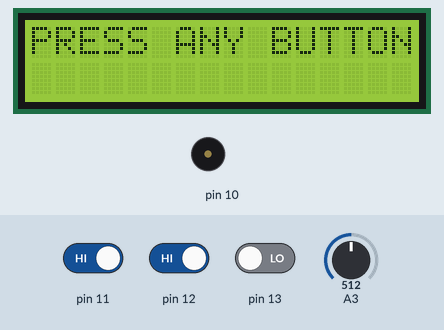
A sketch run on a simulated Arduino Uno, built with avr-gcc and run on an emulated ATmega328P. Parts: 16×2 character LCD, buzzer (waves = sounding). The test bench sets the inputs (shaded band); at power-on: pin 11 HIGH, A3 = 512, pin 12 HIGH, pin 13 LOW. Random numbers use the default seed unless the sketch sets one.

Above: at 2.2 s.
2.3 s: pin 11 driven LOW
At 3.6 s:
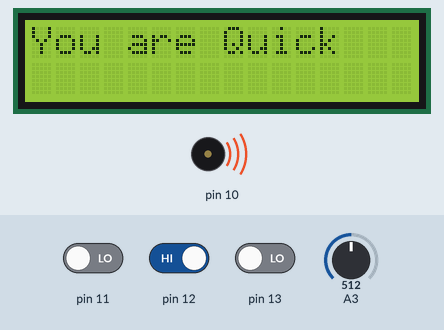
5.3 s: A3 set to 306
At 7.2 s:
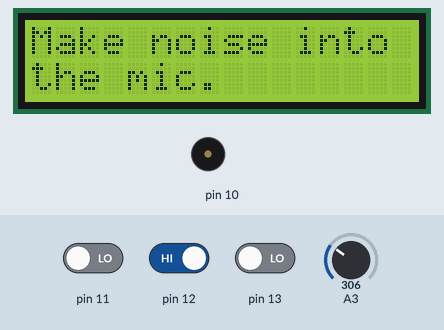
7.9 s: A3 set to 511
At 10.8 s:
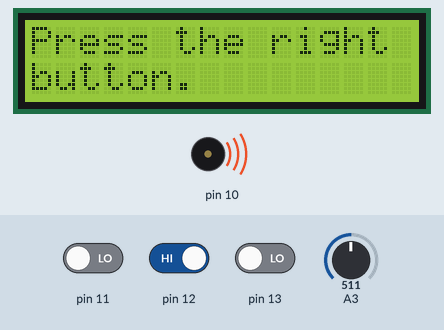
10.9 s: pin 12 driven LOW
At 12.3 s:
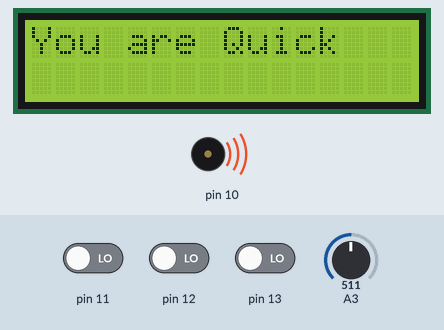
13.9 s: pin 12 driven HIGH
At 16.2 s:
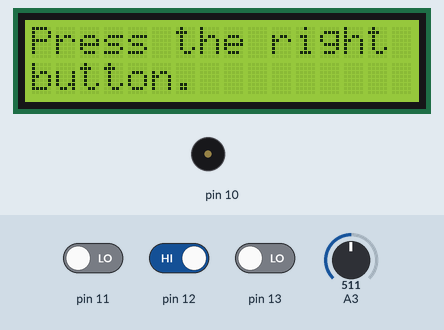
16.6 s: pin 11 driven HIGH
Timing chart, 0 to 20.6 s (numbered marks = the images above; inputs shaded):
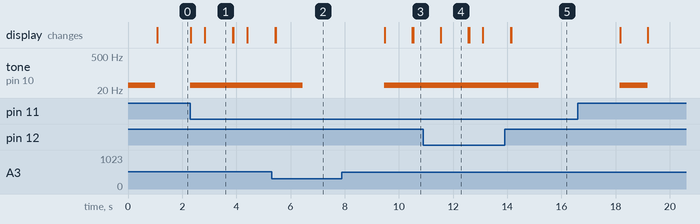

The sketch:

sketch.ino
```cpp
#include <Wire.h>
#include <LiquidCrystal_I2C.h>
#include <DHT.h>

int currentState;

int secondCurrentState;

int noteDuration = 0.5;

int NOTEC4 = 31;

int micValue;

int action;

int maxActions = 4;

LiquidCrystal_I2C lcd(0x27, 16, 2);

unsigned long lastMillis = 0;
unsigned long buzzMillis = 0;

bool buzzing = false;

bool gameStarted = false;
bool completed = false;
bool generatedAction = false;
bool failed = false;

float time_limit = 4000;
float buzz_limit = 1000;

float tempInitial;

DHT dht(2, DHT11);

void setup() {
  Serial.begin(9600);

  pinMode(8, OUTPUT);
  pinMode(11, INPUT);
  pinMode(10, OUTPUT);

  tone(10, NOTEC4, noteDuration);
  delay(1000);
  noTone(10);

  lcd.init();
  lcd.backlight();
  lcd.setCursor(0, 0);
  lcd.print("PRESS ANY BUTTON TO BEGIN.");

  digitalWrite(8, HIGH);

  dht.begin();
}

void loop(){
  unsigned long currentMillis = millis();

  currentState = digitalRead(11);
  secondCurrentState = digitalRead(12);

  micValue = digitalRead(13);

  if (gameStarted) {
    if (currentMillis - lastMillis >= time_limit) {
      lastMillis = currentMillis;
      failed = true;
    }
  }
  else {
    lastMillis = currentMillis;
  }

  if (buzzing) {
    if (currentMillis - buzzMillis >= buzz_limit) {
      buzzMillis = currentMillis;
      buzzing = false;
      noTone(10);
    }
  }
  else {
    buzzMillis = currentMillis;
  }

  if (!gameStarted) {
    if (currentState == LOW || secondCurrentState == LOW) {
      gameStarted = true;
    }
  }
  else {
    if (!generatedAction) {
        tone(10, NOTEC4, noteDuration);
        buzzing = true;

      digitalWrite(8, LOW);

      generatedAction = true;
      lcd.clear();

  randomSeed(analogRead(A3));

  action = random(0, maxActions);
  String directions = "";

  switch (action){
    case 0:
      directions = "Press the left button.";
      break;
    case 1:
      directions = "Press the right button.";
      break;
    case 2:
      directions = "Make noise into the mic.";
      break;
    case 3:
      directions = "Cover temp sensor.";
      tempInitial = dht.readTemperature();
      if (isnan(tempInitial)) {
        tempInitial = 12.5;
      }
      break;
  }

  if (directions.length() <= 16) {
    lcd.print(directions);
  }
  else {
    lcd.print(directions.substring(0, 16));
    lcd.setCursor(0, 1);
    lcd.print(directions.substring(16));
  }
    }
    else if (generatedAction && !failed) {
      delay(500);
      switch (action){
      case 0:
        if (currentState == LOW) {
      completed = true;
      }
        break;
      case 1:
        if (secondCurrentState == LOW) {
      completed = true;
      }
        break;
      case 2:
        if (micValue == 1) {
      completed = true;
      }
        break;
      case 3:
        if (tempInitial != dht.readTemperature() && !isnan(dht.readTemperature())) {
      completed = true;
      }
        break;
    }
    }
  }

  if (completed) {
    tone(10, NOTEC4, noteDuration);
    buzzing = true;

    lcd.clear();
    lcd.print("You are Quick");

    delay(1000);

    lcd.clear();
    lcd.print("PRESS ANY BUTTON TO BEGIN");
    completed = false;
    generatedAction = false;
    gameStarted = false;
    failed = false;

    digitalWrite(8, HIGH);
  }

  if (failed) {
    tone(10, NOTEC4, noteDuration);
    buzzing = true;

    lcd.clear();
    lcd.print("Took Too Long");

    delay(1000);

    lcd.clear();
    lcd.print("PRESS ANY BUTTON TO BEGIN");
    failed = false;
    generatedAction = false;
    gameStarted = false;
    completed = false;

    digitalWrite(8, HIGH);
  }
}
```

Measured:
- after the input at 2.3 s, tone on pin 10: silent → 31 Hz at once; the display: first changes at once (image 1 shows a later state)
- after the input at 5.3 s, tone on pin 10: 31 Hz → silent after 1.2 s
- after the input at 10.9 s, the display: changes after 0.64 s (image 4)
- after the input at 13.9 s, tone on pin 10: 31 Hz → silent after 1.3 s
- what the display in image 1 shows lasts 1.1 s, from 2.8 s to 3.9 s
